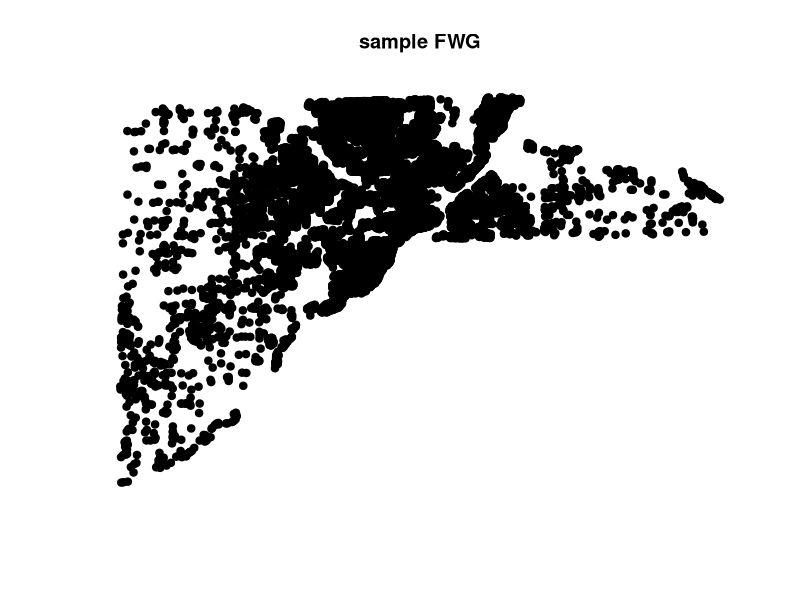

This chart was generated by the following R code: (Note: this script raises an error after producing the figure.)
## ---- chunk 1
knitr::opts_chunk$set(echo = TRUE)
## ---- chunk 2

# for spatial data
library(sp)
library(raster)

# for sample data built into package
library(spData)

# source the functions file

## ---- chunk 3

set.seed(666) # for random number generation


# Data on 25,357 single family homes sold in Lucas County, Ohio, 1993-1998
# we are pretending they are commercial businesses, not houses
data(house)

# create a "FW_dis" column using random numbers from 0:5
# this will simulate the "FW Geography" dataset
house$FW_dis <- runif(nrow(house), 0, 5)

house$idx <- 1:nrow(house)

# drop the built-in columns
house <- house[,which(names(house) %in% c("idx","FW_dis"))]


str(house)
plot(house, pch = 19, col = "black", main = "sample FWG")


## ---- chunk 4

set.seed(666) # repeatable

# get clusters using FW_kmeans function
## returns a named list containing FW points w/ assigned AD_code (BUS) 
## and their centroids/the AD with information about the cluster (AD)
km_house <- FW_kmeans(house, 5000)

str(km_house$AD@data)

# plot the result
plot(km_house$BUS, col = as.factor(km_house$BUS$AD_code), pch = 20, 
     main = "Kmeans clustering of sample data")
points(km_house$AD, pch = 24, col = "white", bg = "black")

## ---- chunk 5

# plots the closest pair of points from on AD (OG - original) to another (T - target)
# @param OG_code - Default "x1", the AD for for the OG AD (the one finding adjacency for)
# @param T_code - the AD_code for the Target AD.
# @param km_res - a kmeans result. A named list (AD = AD, BUS = BUS)
# returns plots of the closest points
plot_closest_points <- function(OG_code = "x1", T_code, km_res) {
    
    # pull out the BUS points from km_res
    OG_BUS <- km_res$BUS[km_res$BUS$AD_code == OG_code,]
    T_BUS <- km_res$BUS[km_res$BUS$AD_code == T_code,]
    
    # pull out the AD points from km_res
    OG_AD <- km_res$AD[km_res$AD$AD_code == OG_code,]
    T_AD <- km_res$AD[km_res$AD$AD_code == T_code,]
    
    # point distance from OG_BUS to to T_AD
    OG_BUS$pdist <- pointDistance(OG_BUS, T_AD, latlong = T)
    
    # pnt dist from T_BUS to OG_AD
    T_BUS$pdist <- pointDistance(T_BUS, OG_AD, latlong = T)
    
    # pnt distance between the two points closest to opposite AD
    # this is the distance reported in the adjacency matrix
    dist2points <- pointDistance(OG_BUS[OG_BUS$pdist == min(OG_BUS$pdist),],
                                    T_BUS[T_BUS$pdist == min(T_BUS$pdist),])
    
    
    l <- as(rbind(OG_BUS[OG_BUS$pdist == min(OG_BUS$pdist),],
                  T_BUS[T_BUS$pdist == min(T_BUS$pdist),]), "SpatialLines")
    # plot the result
    plot(km_res$BUS, col = "grey",
         main = paste0("Closest point from x1 to ", T_code, " | dist: ", round(dist2points))) # all points
    points(OG_BUS, pch = 19, col = "red") 
    points(T_BUS, pch = 19, col = "blue")  
    points(OG_AD, pch = 24, col = "white", bg = "black") 
    points(T_AD, pch = 24, col = "white", bg = "black")  
    points(OG_BUS[OG_BUS$pdist == min(OG_BUS$pdist),], pch = 15, col = "black")
    points(T_BUS[T_BUS$pdist == min(T_BUS$pdist),],pch = 15, col = "black")
    plot(l, add = TRUE, lwd = 2, col = "red")
}

# lapply over the AD codes to get distance of closest points from x1 to all other ADs
lapply(km_house$AD$AD_code, plot_closest_points, km_res = km_house, OG_code = "x1")

## ---- chunk 6

# calculates the adjacency matrix row for a given AD_code
# @param AD_code - AD to get adjacents for
# @param kmean_res - the ADs and BUSs
getDistMatRow <- function(AD_code, km_res) {
    
    # this is same function as plot_closest_points (above) but without plotting
    simpleClosePoints <- function(OG_code, T_code, km_res) {
    
        # get ADs
        OG_AD <- km_res$AD[km_res$AD$AD_code == OG_code,]
        T_AD <- km_res$AD[km_res$AD$AD_code == T_code,]
        
        # get BUS
        OG_BUS <- km_res$BUS[km_res$BUS$AD_code == OG_code,]
        T_BUS <- km_res$BUS[km_res$BUS$AD_code == T_code,]
        
        # point distance from OG_BUS to to T_AD
        OG_BUS$pdist <- pointDistance(OG_BUS, T_AD, lonlat = FALSE)
        
        # pnt dist from T_BUS to OG_AD
        T_BUS$pdist <- pointDistance(T_BUS, OG_AD, lonlat = FALSE)
        
        # closest BUS point to the other AD
        p1 <- OG_BUS[OG_BUS$pdist == min(OG_BUS$pdist, na.rm = TRUE),]
        p <- T_BUS[T_BUS$pdist == min(T_BUS$pdist, na.rm = TRUE),]

        # pnt dist from two closest BUS points
        ret <- pointDistance(p1, p, lonlat = FALSE)
        
        # return the distance between the closest two points
        return(ret)
    } # close simpleClosePoints()
    
    # list of AD codes
    code_list <- as.character(km_res$AD$AD_code)
    
    
    # loop through list of AD codes,
    # find dist from closest BUS points to T_code (the code being updated for)
    # there will be a 0 in this vec. In a dist_mat, this 0 would be the diagonal
    dist_vec <- sapply(code_list, simpleClosePoints, T_code = AD_code, km_res = km_res)
    names(dist_vec) <- code_list
    return(dist_vec)
    
} # close getDistMatRow()

        
# get the sorted dist_mat row for the AD_code we need
sorted <- sort(getDistMatRow("x1", km_house), FALSE)

# remove the 0 from the dist_vec (its been sorted to the front).
# This is the diagonal on a distance matrix and is x1 to x1
sorted <- sorted[2:length(sorted)]

par(mfrow = c(1,2), mar = c(3,4,1,1))
    
plot(sorted, pch = 15, col = "black",
     ylab = "distance between closest points",
     main = "Ordered adjacency matrix")

plot(km_house$BUS, pch = 20, col = as.factor(km_house$BUS$AD_code), 
     main = "Map of clusters for reference")
points(km_house$BUS[km_house$BUS$AD_code == "x1",], pch = 20, col = "red")
points(km_house$AD, pch = 24, col = "white", bg = "black")
legend("bottomright", pch = 19, col = "red", legend = c("AD_code x1"))



## ---- chunk 7



# make a df of the distance between each point of the sorted adjacency matrix
diff_df <- data.frame(diff = diff(sorted),
                      node = 2:length(sorted))

# find standard dev of these differences
sd_diff <- sd(diff_df$diff)

# get points above 90% of the standard deviation
diff_df$above_SD <- FALSE
diff_df$above_SD[diff_df$diff >= (sd_diff * 0.9)] <- TRUE

# get the index of the first point above standard dev line
# the points with distances below the cutoff point this will be the adjacents
# ex: cutoff = 7, then first 6 points (based on dist mat) will be adjacents - this is why we subtract one
cutoff <- min(diff_df$node[diff_df$above_SD == TRUE], na.rm = TRUE)
cutoff <- cutoff - 1

# get the AD_codes that will be adjacent
adj_ADs <- names(sorted[1:cutoff])



# plot results
par(mfrow = c(1,3), mar = c(3,4,1,1))

## Left
plot(sorted, pch = 15, col = "black",
     ylab = "distance between closest points",
     main = "Ordered adjacency matrix")
points(sorted[1:4], pch = 15, col = "blue")

## middle
plot(diff_df$node, diff_df$diff, pch = 15, col = "black", 
     main = "difference plot", 
     ylab = "difference between sorted adj. mat. distances")
lines(diff_df$node, diff_df$diff)
abline(h = sd_diff, col = "blue")

## right
plot(km_house$BUS, pch = 20, col = "grey", 
     main = "adjacent clusters")
points(km_house$BUS[km_house$BUS$AD_code == "x1",], pch = 20, col = "red")
points(km_house$BUS[km_house$BUS$AD_code %in% adj_ADs,], col = "blue")
points(km_house$AD, pch = 24, col = "white", bg = "black")
legend("bottomright", pch = 19, col = "red", legend = c("AD_code x1"))
